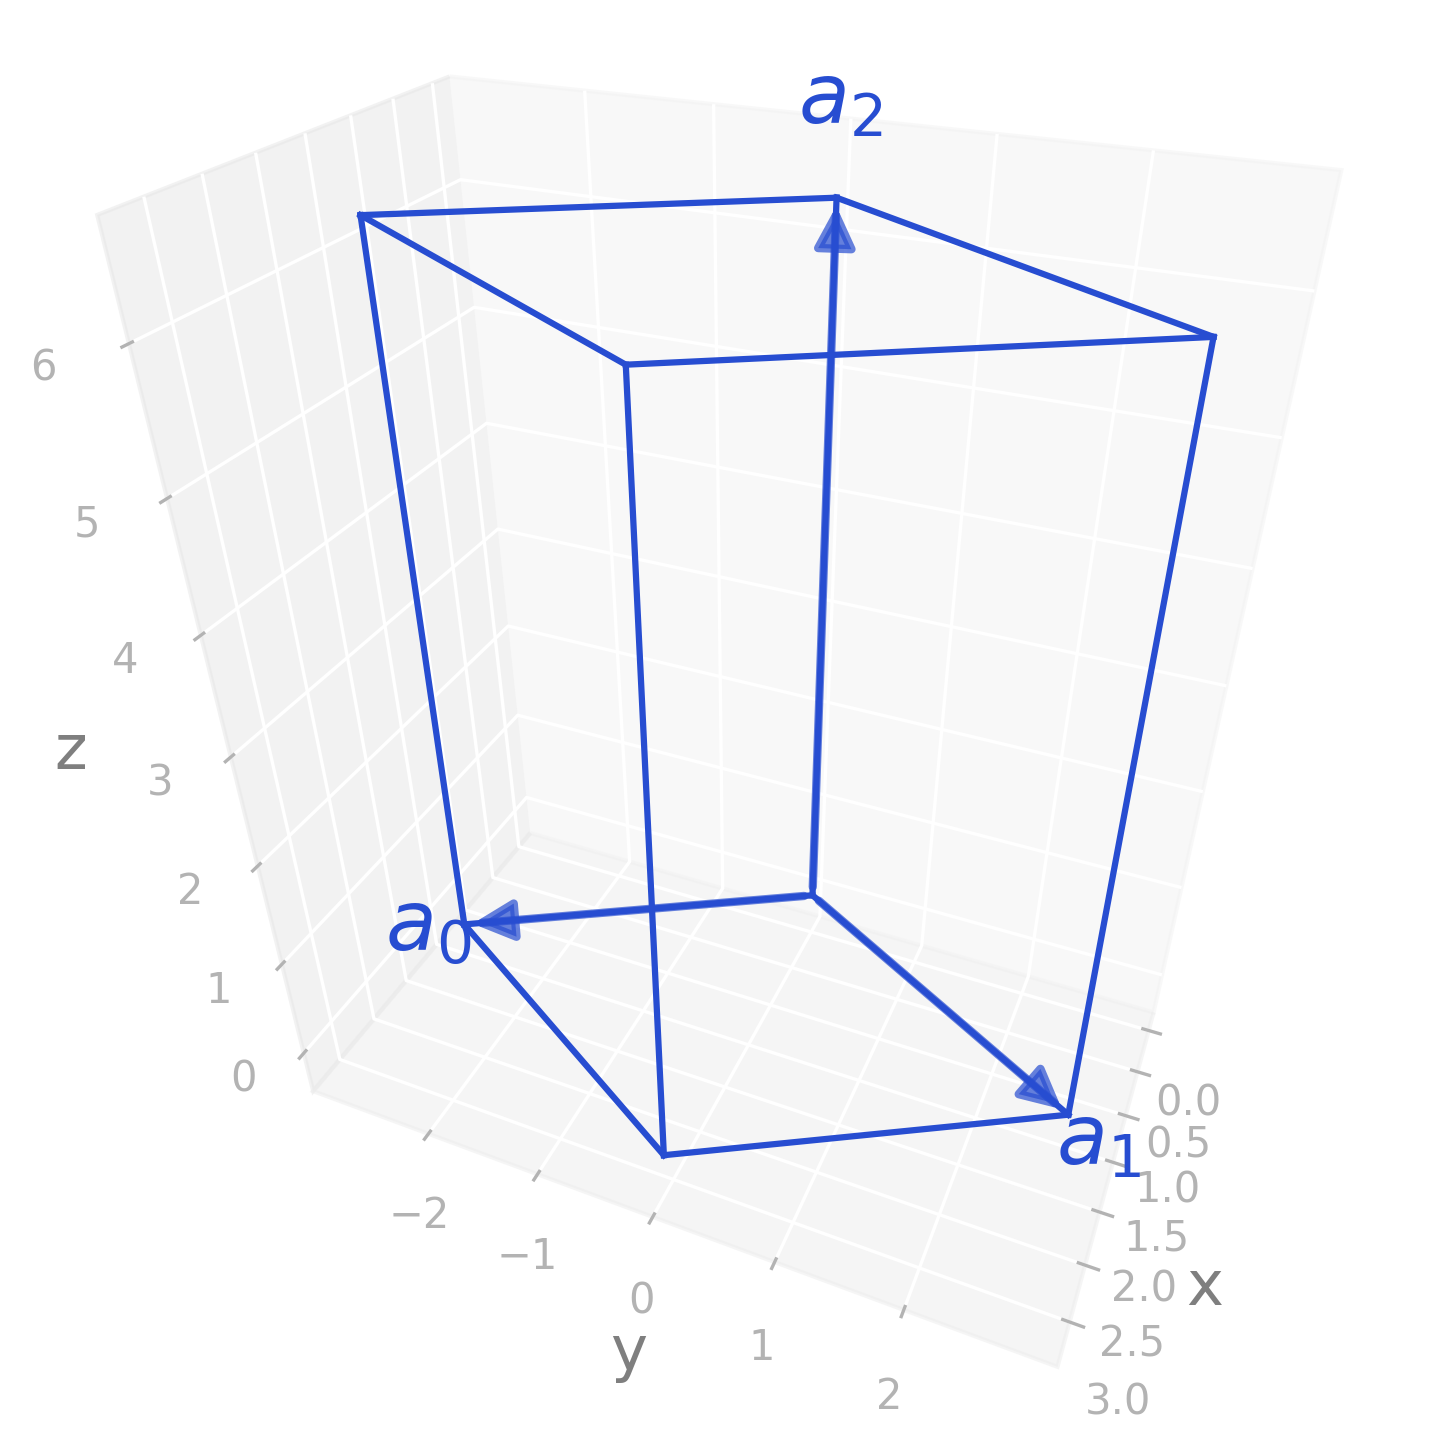

Reproduce this figure in Python.
import radtools as rad

l = rad.lattice_example("HEX")
backend = rad.PlotlyBackend()
backend.plot(l, kind="primitive")
# Save an image:
backend.save("hex_real.png")
# Interactive plot:
backend.show()
